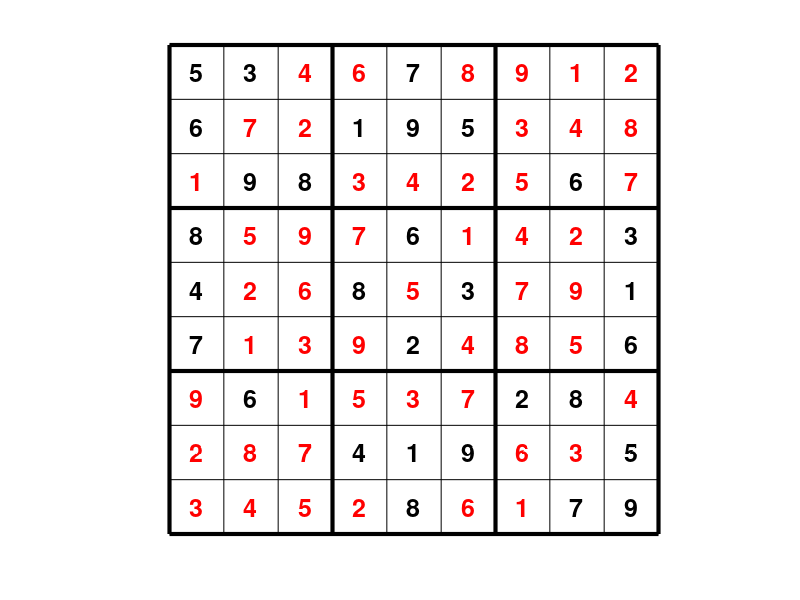

Write MATLAB code to recreate this figure.
%sudoku puzzle solving program

% %sudoku puzzle solving program
%this is the seventh iteration of my sudoku puzzle solving program. 
%this program can solve simple sudoku puzzles that only
%require constraint propagation to be solved. A figure window in which the 
% solved sudoku is displayed graphically, which is much nicer to read than 
%the command window. This iteration makes note of what number were inputted
%by the user and what number were added by the computer so that they can be
%displayed in different colours at the end, black for user input, red for
%computer.


%the code that recieve user input has been commented out and replaced with
%copy and pasted test cases to improve testing efficiency

clear
clc
% 
% % %user instructions
% disp("This program solves sudoku puzzles," + newline + "you will be asked to enter the values given by the puzzle."+newline+"If a square is blank then input a 0 in its place");
% 
% 
% %initialising square 3x3 cell
% grids = cell(3, 3); 
% 
% %initialising whole grid
% wholeGrid = zeros(9);
% 
% %store a 3x3 grid of zeros in each cell
% for i = 1:9
%     grids{i} = zeros(3);  
% end
% 
% 
% %getting current filled in squares from user
% 
% for gridNum = 1:9
% 
%     for row = 1:3
% 
%         for col = 1:3
% 
%             grids{gridNum}(row, col) = input("Enter value of row "+row+", and column "+col+" of grid "+gridNum+": ");
% 
%         end
% 
%     end
%     disp("Grid "+gridNum +":");
%     disp(grids{gridNum});
% 
% 
% end

%Test Case 1
grids{1} = [5 3 0; 6 0 0; 0 9 8];
grids{2} = [0 7 0; 1 9 5; 0 0 0];
grids{3} = [0 0 0; 0 0 0; 0 6 0];
grids{4} = [8 0 0; 4 0 0; 7 0 0];
grids{5} = [0 6 0; 8 0 3; 0 2 0];
grids{6} = [0 0 3; 0 0 1; 0 0 6];
grids{7} = [0 6 0; 0 0 0; 0 0 0];
grids{8} = [0 0 0; 4 1 9; 0 8 0];
grids{9} = [2 8 0; 0 0 5; 0 7 9];

%Test Case 2
% grids{1} = [0 6 0; 0 8 1; 4 5 0];
% grids{2} = [0 0 0; 0 0 2; 0 1 6];
% grids{3} = [5 0 3; 0 0 4; 0 7 0];
% grids{4} = [2 0 8; 0 7 3; 1 4 0];
% grids{5} = [0 6 5; 0 2 4; 0 0 0];
% grids{6} = [3 0 0; 0 5 0; 9 0 0];
% grids{7} = [0 0 7; 9 0 6; 0 0 4];
% grids{8} = [0 0 0; 0 4 7; 0 0 1];
% grids{9} = [0 6 0; 2 8 1; 0 3 5];

%Test Case 3
% grids{1} = [0 0 5; 0 1 9; 0 0 0];
% grids{2} = [2 0 0; 4 0 7; 0 9 0];
% grids{3} = [0 7 0; 5 3 0; 0 0 0];
% grids{4} = [1 0 0; 3 4 0; 0 0 8];
% grids{5} = [0 8 6; 0 0 0; 0 0 0];
% grids{6} = [0 0 0; 0 0 0; 0 0 0];
% grids{7} = [0 2 6; 8 5 1; 0 0 3];
% grids{8} = [0 0 8; 9 4 0; 0 5 0];
% grids{9} = [0 4 0; 0 0 6; 8 9 0];



%long way but single line
wholeGrid = [grids{1} grids{2} grids{3}; grids{4} grids{5} grids{6};grids{7} grids{8} grids{9}];
disp(wholeGrid);

originalGrid = wholeGrid;


%runs loop while there are still zeros present in the wholeGrid
while any(wholeGrid(:) == 0)

    
    for gridNums = 1:9
        [subRow, subCol] = find(grids{gridNums} == 0);
        [row, col] = find(grids{gridNums} == 0);
        
        if gridNums == 2
            col = col+3;
        elseif gridNums == 3 
            col = col+6;
        elseif gridNums == 4
            row = row+3;
        elseif gridNums == 5
            row = row+3;
            col = col+3;
        elseif gridNums == 6
            row = row+3;
            col = col+6;
        elseif gridNums == 7
            row = row+6;
        elseif gridNums == 8
            row = row+6;
            col = col+3;
        elseif gridNums == 9
            row = row+6;
            col = col+6;
        end

        for num = 1:9
    
            possibilities = 0;
    
            for i = 1:length(row)
    
                if all(wholeGrid(row(i),:) ~= num) && all(wholeGrid(:, col(i)) ~= num) && all(grids{gridNums}(:) ~= num)
    
                    possibilities = possibilities + 1;
                    possible = i;
    
    
                end
   
            end
             
            if possibilities == 1
   
                grids{gridNums}(subRow(possible), subCol(possible)) = num;
                wholeGrid = [grids{1} grids{2} grids{3}; grids{4} grids{5} grids{6};grids{7} grids{8} grids{9}];
            end
            
        end

    end
end

disp(wholeGrid);


figure;
hold on;
for i = 0:9
    plot([i i], [0 9], 'k');  % Vertical lines
    plot([0 9], [i i], 'k');  % Horizontal lines

    if mod(i, 3) == 0

        plot([i i], [0 9], 'k', 'LineWidth', 3);  % Thickened Vertical lines
        plot([0 9], [i i], 'k', 'LineWidth', 3);  % Thickened Horizontal lines

    end
    
end
axis equal off;

drawUp = 1;

for plotCol = 1:9
    
    for plotRow = 9:-1:1
        if originalGrid(drawUp) == wholeGrid(drawUp)            
        
            text((plotCol-0.5), (plotRow-0.5), num2str(wholeGrid(drawUp)), 'HorizontalAlignment', 'center', 'VerticalAlignment', 'middle', 'FontSize', 18, 'FontWeight', 'bold');
        else
            text((plotCol-0.5), (plotRow-0.5), num2str(wholeGrid(drawUp)), 'HorizontalAlignment', 'center', 'VerticalAlignment', 'middle', 'FontSize', 18, 'FontWeight', 'bold', 'Color', 'r');        
        end
        
        drawUp = drawUp + 1;
    
    end

end
